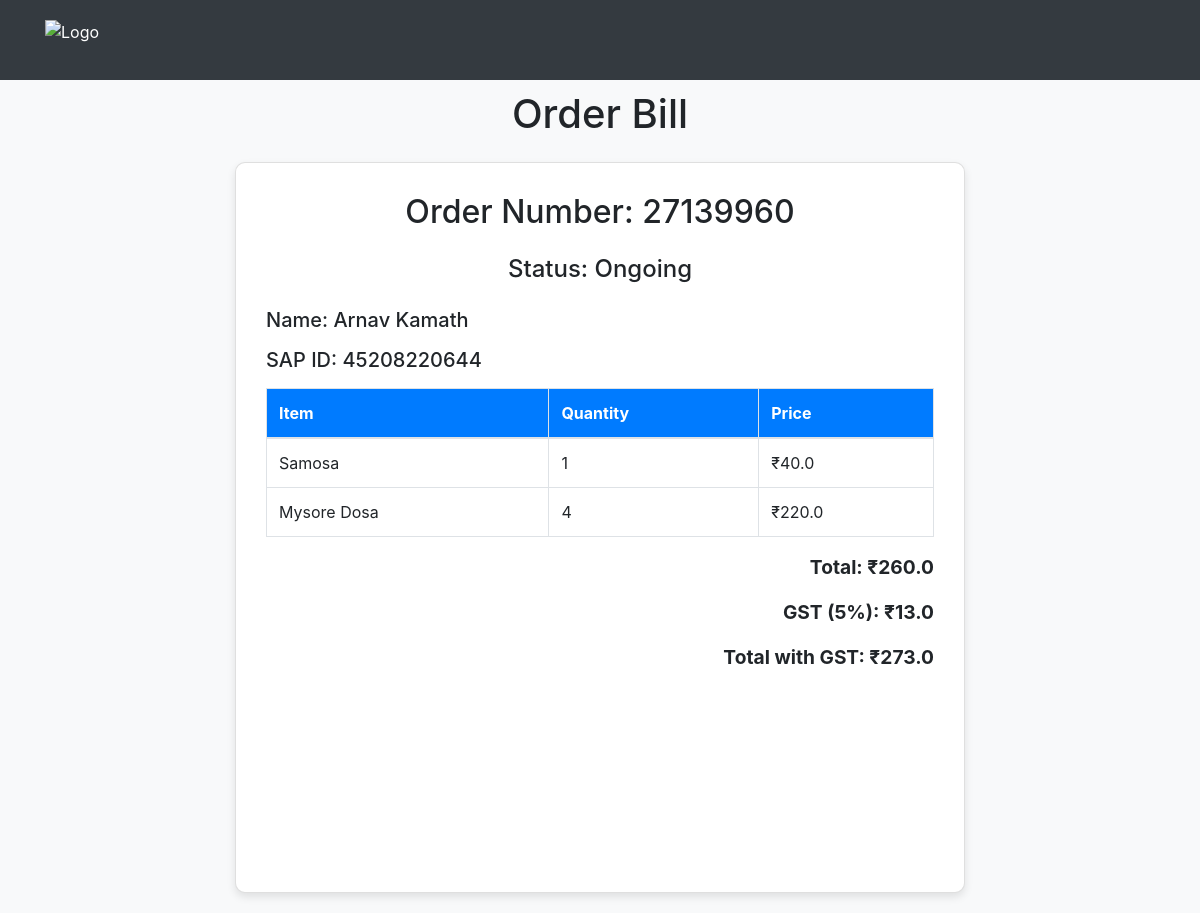
Screenshot of /bill/27139960 with the database file from the repository.
### tables this page shows
CREATE TABLE orders (
            order_number INTEGER PRIMARY KEY,
            name TEXT NOT NULL,
            items TEXT NOT NULL,
            total_cost REAL NOT NULL,
            gst_amount REAL NOT NULL,
            total_cost_with_gst REAL NOT NULL,
            timestamp TEXT NOT NULL,
            status INTEGER NOT NULL DEFAULT 0,
            sap_id TEXT NOT NULL,
            razorpay_order_id TEXT,
            payment_status TEXT DEFAULT 'Pending',
            delivery_floor TEXT
        );

CREATE TABLE items (
            item_name TEXT PRIMARY KEY,
            item_price REAL NOT NULL
        );

### app.py (the view)
@app.route('/bill/<int:order_number>')
def show_bill(order_number):
    order = get_order_details(order_number)
    if order:
        return render_template('bill.html', **order, getStatus=getStatus)
    else:
        return "Order not found", 404

### functions.py (called while the page is built)
def getStatus(code):
    code = int(code)
    status = ""
    if code == 0:
        status = "Ongoing"
    elif code == 1:
        status = "Received"
    elif code == 2:
        status = "Received"
    else:
        status = "NA"
    return status

### templates/bill.html (shortened to what this page needs)
<!DOCTYPE html>
<html lang="en">
<head>
    <link href="https://stackpath.bootstrapcdn.com/bootstrap/4.5.2/css/bootstrap.min.css" rel="stylesheet">
    <link rel="stylesheet" href="{{ url_for('static', filename='style.css') }}">
</head>
<body>
    <header class="header d-flex align-items-center">
        <div class="container d-flex">
            <img src="/static/logo.png" alt="Logo">
        </div>
    </header>
    <div class="container">
        <div class="row justify-content-center">
            <div class="col-md-8">
                <h1 class="text-center mb-4">Order Bill</h1>
                <div class="card">
                    <div class="card-body">
                        <h2 class="text-center mb-4">Order Number: {{ order_number }}</h2>
                        <h4 class="text-center mb-4">Status: {{ getStatus(status) }}</h4>
                        <table class="table table-bordered">
                            <thead>
                                <tr>
                                    <th scope="col">Item</th>
                                    <th scope="col">Quantity</th>
                                    <th scope="col">Price</th>
                                </tr>
                            </thead>
                            <div class="h5">
                                <p>Name: {{ name }}</p>
                                <p>SAP ID: {{ sap_id }}</p>
                            </div>
                            <tbody>
                                {% for item, quantity in items %}
                                <tr>
                                    <td>{{ item }}</td>
                                    <td>{{ quantity }}</td>
                                    <td>₹{{ (menu[item] * int(quantity))|round(2) }}</td>
                                </tr>
                                {% endfor %}
                            </tbody>
                        </table>
                        <div class="total text-right">
                            <p>Total: ₹{{ total_cost }}</p>
                            <p>GST (5%): ₹{{ gst_amount|round(2) }}</p>
                            <p>Total with GST: ₹{{ total_cost_with_gst|round(2) }}</p>
                        </div>
                    </div><div class="text-center mt-4"> <svg id="barcode"></svg> </div>
                </div>
            </div>
        </div>
    </div>
</body>
</html>

### static/style.css (style rules this page uses)
body { background-color: #f8f9fa; }
.header { background-color: #343a40; color: white; padding: 10px 0; }
.header img { height: 50px; margin-right: 20px; }
.container { margin-top: 10px; }
.card { border-radius: 10px; box-shadow: 0 4px 8px rgba(0, 0, 0, 0.1); margin-bottom: 20px; }
.card-body { padding: 30px; }
.table th, .table td { vertical-align: middle; }
.table thead th { background-color: #007bff; color: #ffffff; }
.total { font-size: 1.2em; font-weight: bold; }
h1 { margin-bottom: 20px; }

### rows the page displays
orders: order_number "27139960", name "Arnav Kamath", sap "45208220644", total_cost "260.0", gst_amount "13.0", total_cost_with_gst "273.0"
items: item_name "Samosa", quantity "1", (menu[item]*int(quantity))|round(2) "40.0"
items: item_name "Mysore Dosa", quantity "4", (menu[item]*int(quantity))|round(2) "220.0"

### other values shown
{{ getStatus(status) }} "Ongoing"
